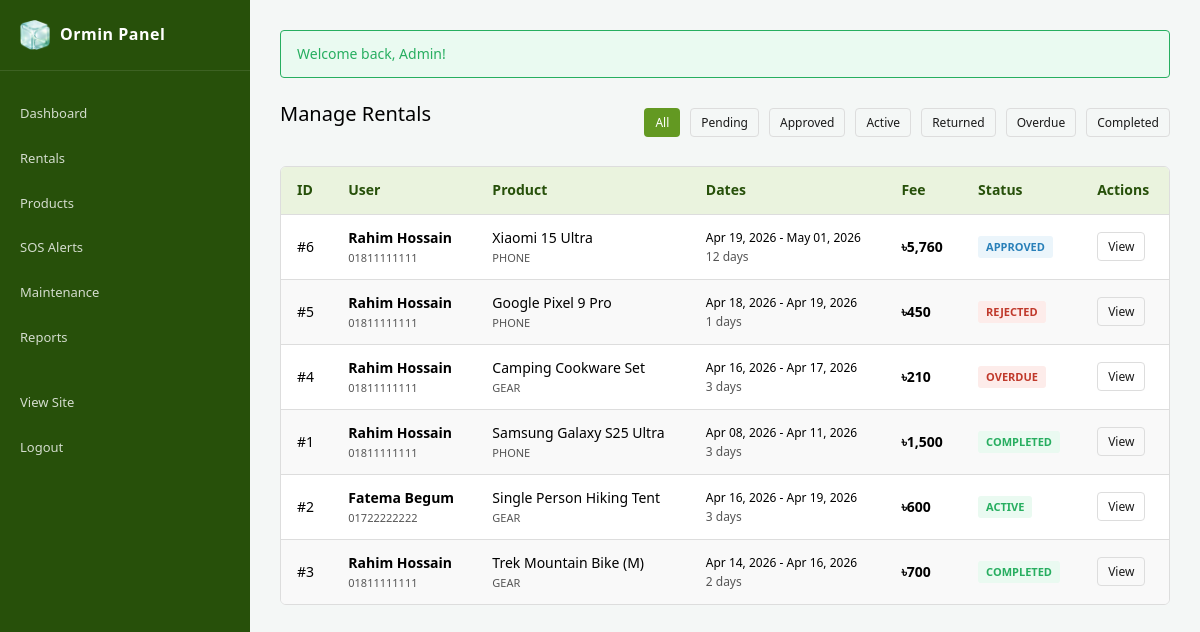
/admin/rentals.php (signed in), run on the app's committed database.
### tables this page shows
CREATE TABLE `rentals` (
  `id` int(11) NOT NULL,
  `user_id` int(11) NOT NULL,
  `product_id` int(11) NOT NULL,
  `start_date` date NOT NULL,
  `end_date` date NOT NULL,
  `days` int(11) NOT NULL,
  `total_fee` decimal(10,2) NOT NULL,
  `status` enum('PENDING','APPROVED','ACTIVE','RETURNED','COMPLETED','REJECTED','OVERDUE') DEFAULT 'PENDING',
  `use_area` varchar(150) DEFAULT NULL,
  `use_city` varchar(100) DEFAULT NULL,
  `use_landmark` varchar(200) DEFAULT NULL,
  `use_lat` decimal(10,7) DEFAULT NULL,
  `use_lng` decimal(10,7) DEFAULT NULL,
  `rejection_reason` text DEFAULT NULL,
  `created_at` timestamp NOT NULL DEFAULT current_timestamp(),
  `pickup_at` datetime DEFAULT NULL,
  `returned_at` datetime DEFAULT NULL
);

CREATE TABLE `users` (
  `id` int(11) NOT NULL,
  `name` varchar(100) NOT NULL,
  `email` varchar(150) NOT NULL,
  `password_hash` varchar(255) NOT NULL,
  `phone` varchar(20) DEFAULT NULL,
  `nid` varchar(50) DEFAULT NULL,
  `role` enum('user','admin') DEFAULT 'user',
  `created_at` timestamp NOT NULL DEFAULT current_timestamp()
);

CREATE TABLE `products` (
  `id` int(11) NOT NULL,
  `subcategory_id` int(11) NOT NULL,
  `name` varchar(150) NOT NULL,
  `description` text DEFAULT NULL,
  `daily_rate` decimal(8,2) NOT NULL,
  `stock_qty` int(11) DEFAULT 1,
  `status` enum('AVAILABLE','RENTED','PENDING_INSPECTION','MAINTENANCE','RETIRED') DEFAULT 'AVAILABLE',
  `rental_count` int(11) DEFAULT 0,
  `maintenance_threshold` int(11) DEFAULT 5,
  `image_path` varchar(255) DEFAULT 'assets/img/products/default.jpg',
  `created_at` timestamp NOT NULL DEFAULT current_timestamp()
);

CREATE TABLE `categories` (
  `id` int(11) NOT NULL,
  `name` varchar(50) NOT NULL,
  `description` text DEFAULT NULL
);

### admin/rentals.php (the view, shortened to what this page needs)
<?php
require_once __DIR__ . '/../includes/auth.php';
$db = get_db();
$status_filter = $_GET['status'] ?? 'ALL';
$query = "
    SELECT r.*, u.name as user_name, u.phone as user_phone, p.name as product_name, c.name as category_name
    FROM rentals r
    JOIN users u ON r.user_id = u.id
    JOIN products p ON r.product_id = p.id
    JOIN subcategories s ON p.subcategory_id = s.id
    JOIN categories c ON s.category_id = c.id
";
$params = [];
$query .= " ORDER BY r.created_at DESC";
$stmt = $db->prepare($query);
$stmt->execute($params);
$rentals = $stmt->fetchAll();
require_once __DIR__ . '/../includes/admin_header.php';
?>
<div class="flex justify-between align-center mb-20">
    <h2>Manage Rentals</h2>
    <div class="flex gap-10">
        <a href="?status=ALL" class="btn btn-sm <?= $status_filter === 'ALL' ? 'btn-primary' : 'btn-outline' ?>">All</a>
        <a href="?status=PENDING" class="btn btn-sm <?= $status_filter === 'PENDING' ? 'btn-primary' : 'btn-outline' ?>">Pending</a>
        <a href="?status=APPROVED" class="btn btn-sm <?= $status_filter === 'APPROVED' ? 'btn-primary' : 'btn-outline' ?>">Approved</a>
        <a href="?status=ACTIVE" class="btn btn-sm <?= $status_filter === 'ACTIVE' ? 'btn-primary' : 'btn-outline' ?>">Active</a>
        <a href="?status=RETURNED" class="btn btn-sm <?= $status_filter === 'RETURNED' ? 'btn-primary' : 'btn-outline' ?>">Returned</a>
        <a href="?status=OVERDUE" class="btn btn-sm <?= $status_filter === 'OVERDUE' ? 'btn-primary' : 'btn-outline' ?>">Overdue</a>
        <a href="?status=COMPLETED" class="btn btn-sm <?= $status_filter === 'COMPLETED' ? 'btn-primary' : 'btn-outline' ?>">Completed</a>
    </div>
</div>
<div class="table-container">
    <table>
        <thead>
            <tr>
                <th>ID</th>
                <th>User</th>
                <th>Product</th>
                <th>Dates</th>
                <th>Fee</th>
                <th>Status</th>
                <th>Actions</th>
            </tr>
        </thead>
        <tbody>
            <?php foreach ($rentals as $r): ?>
                <tr>
                    <td>#<?= $r['id'] ?></td>
                    <td>
                        <div style="font-weight: 600;"><?= htmlspecialchars($r['user_name']) ?></div>
                        <div class="text-muted" style="font-size: 11px;"><?= htmlspecialchars($r['user_phone']) ?></div>
                    </td>
                    <td>
                        <div style="font-weight: 500;"><?= htmlspecialchars($r['product_name']) ?></div>
                        <div class="text-muted" style="font-size: 11px;"><?= htmlspecialchars($r['category_name']) ?></div>
                    </td>
                    <td style="font-size: 12px;">
                        <?= date('M d, Y', strtotime($r['start_date'])) ?> - <?= date('M d, Y', strtotime($r['end_date'])) ?>
                        <div class="text-muted"><?= $r['days'] ?> days</div>
                    </td>
                    <td style="font-weight: 600;">৳<?= number_format($r['total_fee'], 0) ?></td>
                    <td>
                        <span class="badge badge-<?= strtolower($r['status']) ?>">
                            <?= str_replace('_', ' ', $r['status']) ?>
                        </span>
                    </td>
                    <td>
                        <div class="flex align-center gap-5">
                            <a href="<?= BASE_URL ?>/admin/rental_detail.php?id=<?= $r['id'] ?>" class="btn btn-outline btn-sm">View</a>
                        </div>
                    </td>
                </tr>
            <?php endforeach; ?>
        </tbody>
    </table>
</div>
<?php require_once __DIR__ . '/../includes/admin_footer.php'; ?>

### assets/css/style.css (style rules this page uses)
:root { --color-primary: #639922; --color-primary-dk: #3B6D11; --color-primary-dkr: #27500A; --color-primary-lt: #EAF3DE; --color-primary-mid: #97C459; --color-primary-bd: #C0DD97; --color-danger: #c0392b; --color-danger-lt: #fdecea; --color-warning: #e67e22; --color-warning-lt: #fef5e7; --color-info: #2980b9; --color-info-lt: #ebf5fb; --color-success: #27ae60; --color-success-lt: #eafaf1; --color-text: #1a1a1a; --color-text-muted: #555555; --color-text-light: #888888; --color-border: #ddd; --color-bg: #f5f6f0; --color-surface: #ffffff; --radius: 4px; --radius-lg: 6px; --font: 'Segoe UI', Arial, sans-serif; --shadow: 0 1px 3px rgba(0,0,0,0.08); }
* { margin: 0; padding: 0; box-sizing: border-box; }
body { font-family: var(--font); font-size: 14px; line-height: 1.6; color: var(--text-color); background-color: var(--color-bg); position: relative; }
body::before { content: ""; position: fixed; top: 0; left: 0; width: 100%; height: 100%; background-image: url('../img/web-bg.webp'); background-size: cover; background-position: center; background-attachment: fixed; opacity: 0.08; z-index: -1; pointer-events: none; }
h1, h2, h3, h4, h5, h6 { font-weight: 500; margin-bottom: 1rem; }
h2 { font-size: 20px; }
a { color: var(--color-primary); text-decoration: none; }
.flex { display: flex; }
.justify-between { justify-content: space-between; }
.align-center { align-items: center; }
.gap-10 { gap: 10px; }
.admin-layout { display: flex; min-height: 100vh; margin: 0; align-items: stretch; }
.btn { display: inline-block; padding: 8px 16px; border-radius: var(--radius); font-size: 14px; font-weight: 500; cursor: pointer; border: 1px solid transparent; transition: all 0.2s; text-align: center; }
.btn-primary { background: var(--color-primary); color: #fff; }
.btn-outline { background: transparent; border-color: var(--color-border); color: var(--color-text); }
.btn-sm { padding: 4px 10px; font-size: 12px; }
.table-container { background: var(--color-surface); border-radius: var(--radius-lg); border: 1px solid var(--color-border); overflow: hidden; margin-bottom: 20px; }
table { width: 100%; border-collapse: collapse; }
th { background: var(--color-primary-lt); color: var(--color-primary-dkr); text-align: left; padding: 12px 16px; font-weight: 600; border-bottom: 1px solid var(--color-border); }
td { padding: 12px 16px; border-bottom: 1px solid var(--color-border); }
tr:last-child td { border-bottom: none; }
tr:nth-child(even) { background: #f9f9f9; }
.badge { display: inline-block; padding: 2px 8px; border-radius: 3px; font-size: 11px; font-weight: 600; text-transform: uppercase; }
.badge-approved { background: var(--color-info-lt); color: var(--color-info); }
.badge-active { background: var(--color-success-lt); color: var(--color-success); }
.badge-completed { background: var(--color-success-lt); color: var(--color-success); }
.badge-rejected { background: var(--color-danger-lt); color: var(--color-danger); }
.badge-overdue { background: var(--color-danger-lt); color: var(--color-danger); }
.text-muted { color: var(--color-text-muted); }
.mb-20 { margin-bottom: 20px; }

### data on the page
rentals: id "6", user.name "Rahim Hossain", user.phone "01811111111", product.name "Xiaomi 15 Ultra", categories.name "PHONE", start_date "Apr 19, 2026", end_date "May 01, 2026", days "12", total_fee "5,760", status "APPROVED"
rentals: id "5", user.name "Rahim Hossain", user.phone "01811111111", product.name "Google Pixel 9 Pro", categories.name "PHONE", start_date "Apr 18, 2026", end_date "Apr 19, 2026", days "1", total_fee "450", status "REJECTED"
rentals: id "4", user.name "Rahim Hossain", user.phone "01811111111", product.name "Camping Cookware Set", categories.name "GEAR", start_date "Apr 16, 2026", end_date "Apr 17, 2026", days "3", total_fee "210", status "OVERDUE"
rentals: id "1", user.name "Rahim Hossain", user.phone "01811111111", product.name "Samsung Galaxy S25 Ultra", categories.name "PHONE", start_date "Apr 08, 2026", end_date "Apr 11, 2026", days "3", total_fee "1,500", status "COMPLETED"
rentals: id "2", user.name "Fatema Begum", user.phone "01722222222", product.name "Single Person Hiking Tent", categories.name "GEAR", start_date "Apr 16, 2026", end_date "Apr 19, 2026", days "3", total_fee "600", status "ACTIVE"
rentals: id "3", user.name "Rahim Hossain", user.phone "01811111111", product.name "Trek Mountain Bike (M)", categories.name "GEAR", start_date "Apr 14, 2026", end_date "Apr 16, 2026", days "2", total_fee "700", status "COMPLETED"

### other printed values
$f['msg'] "Welcome back, Admin!"
